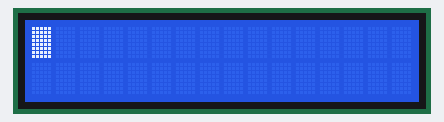
The sketch below on a simulated Arduino Uno, built with avr-gcc and run on an emulated ATmega328P. Shown: 16×2 character LCD.

Above: at 0.1 s.
At 3.1 s:
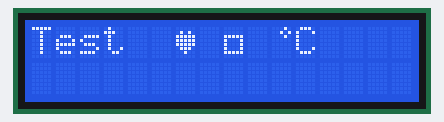

The sketch:

liquid_crystal.ino
```cpp
#include <LiquidCrystal.h>
LiquidCrystal lcd(7, 6, 5, 4, 3, 2);

byte heart[8] = {
  0b00000,
  0b01010,
  0b11111,
  0b11111,
  0b11111,
  0b01110,
  0b00100,
  0b00000
};

byte mychar[8] = {
  0b00000, // 0b - prefix, 0 point is not lighting, 1 point is lighting
  0b00000,
  0b11111,
  0b10001,
  0b10001,
  0b10001,
  0b11111,
  0b00000
};

byte temperatoreChar[8] = {
  0b00010,
  0b00101,
  0b00010,
  0b00000,
  0b00000,
  0b00000,
  0b00000,
  0b00000
};

void setup() {
  lcd.begin(16, 2);
  lcd.createChar(0, heart);
  lcd.createChar(1, mychar);
  lcd.createChar(2, temperatoreChar);

  lcd.setCursor(0, 0);
  lcd.clear();
  lcd.blink();
  delay(3000);
  lcd.setCursor(0, 0);
  lcd.write("Test");
  lcd.setCursor(6, 0);
  lcd.write(byte(0));
  lcd.setCursor(8, 0);
  lcd.write(byte(1));
  lcd.setCursor(10, 0);
  lcd.write(byte(2));
  lcd.setCursor(11, 0);
  lcd.write("C");
  lcd.noBlink();
  delay(3000);
  lcd.setCursor(0, 0);
  lcd.clear();
}

void loop() {
  // put your main code here, to run repeatedly:

}
```

Measured:
- what the display in image 1 shows lasts 3.0 s, from 3.1 s to 6.1 s
